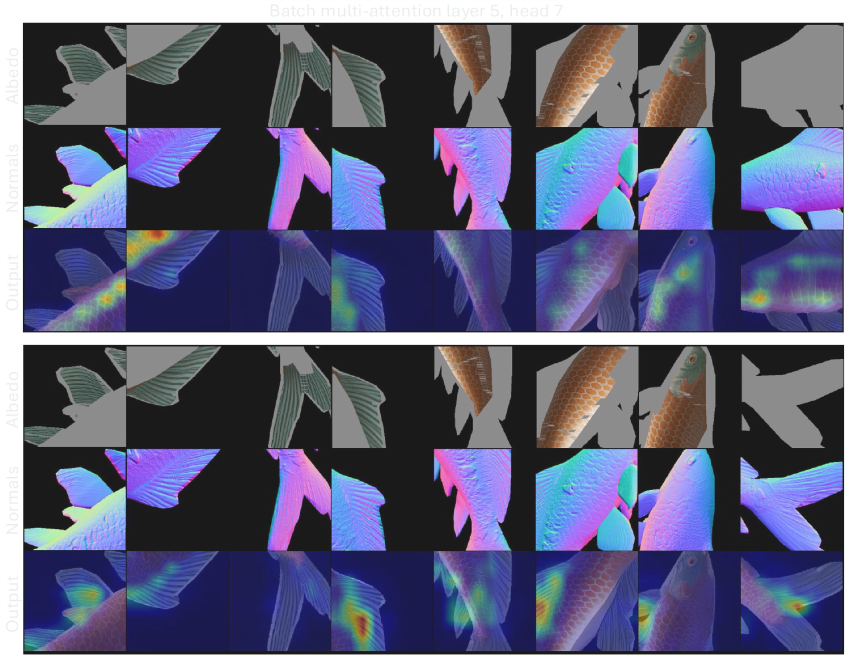
#> input picture assets/img/fig_attention_dark.png, 1700 x 1318 px, given in place of src_data.png, which was not available (shown at 1/2 size)
$ python crop_web.py
#> lines starting #> are read from the running program, lines starting #| are printed output that depends on the picture; after the words box and inside, x2 and y2 are one past the last pixel; in counts of white or black regions, pixels touching at a corner belong together; pictures that were not available may be replaced by others from this repository, and a replacement may not be noted
#!/usr/bin/env python3
"""Crop the exported slides to their drawn area and save web-resolution PNGs.

The slide is 20in wide and the artwork rarely fills it, so an uncropped export
is mostly empty ground. Colour is already correct from the deck, so nothing is
repainted here.
"""
import sys as _sys
# The interpreter matters here: /usr/bin/python3 shadows anaconda on this PATH
# and carries none of these. Without this check the import error is simply the
# last thing that happens - the output file is never written and a stale one is
# left behind looking like a fresh build.
try:
    import numpy, PIL, scipy          # noqa: F401
except ImportError:
    _sys.exit(__file__.split("/")[-1] + " needs numpy, PIL and scipy, and this "
              "interpreter (" + _sys.executable + ") has none.\n"
              "Run it with /Users/chenyuecai/opt/anaconda3/bin/python3.")

import numpy as np, os


from PIL import Image
from scipy import ndimage
Image.MAX_IMAGE_PIXELS = None

BG = np.array([13, 18, 14])
DST = os.environ.get("GLOSS_IMG_DST") or os.path.join(
    os.path.dirname(os.path.abspath(__file__)), "assets", "img")
MAX_W = 3200        # ~2.9x the 1120px column: sharp on retina, sane file size

INK = np.array([233, 238, 234])       # --ink


def knockout_glyph_plates(a):
    """Drop the white plate out from behind pasted LaTeX labels.

    The loss labels are pictures, not text, so the deck pass cannot reach them
    and they read as small white boxes on the dark ground. They are safe to
    identify precisely: a white island that encloses NEUTRAL dark marks and no
    colour at all, filling nearly all of its bounding box. A render or a mask
    tile always carries some colour, or no dark content, or is not a rectangle,
    so none of them match - which keeps the standing rule about not touching
    image content intact. The rectangle test also keeps the retoned step
    markers out: a plate fills 1.00 of its box, a disc 0.785.
    """
    lum = a.mean(axis=2)
    sat = a.max(axis=2) - a.min(axis=2)
    white = (lum >= 225) & (sat <= 26)
    lab, n = ndimage.label(white)
    if not n:
        return a, 0
    out = a.copy()
    hit = 0
    H, W = lum.shape
    PAD = 4
    for i, tight in enumerate(ndimage.find_objects(lab), start=1):
        comp = lab[tight] == i
        area = int(comp.sum())
        if not (600 <= area <= 60000):
            continue
        inner = ~comp
        if not inner.any():
            continue
        sub = a[tight]
        colour = float((sub.max(axis=2) - sub.min(axis=2))[inner].mean())
        dark = float((sub.mean(axis=2)[inner] < 120).mean())
        if colour >= 8 or dark <= 0.35:
            continue
        h, w = comp.shape
        if ndimage.binary_fill_holes(comp).sum() / float(w * h) < 0.92:
            continue

        # The plate's antialiased rim falls short of 225, so it sits OUTSIDE
        # the white component's own bounding box. Writing only within that box
        # leaves the rim behind as a grey border - invisible against white, a
        # drawn box against the page ground. Work in a padded window so the rim
        # is reachable at all.
        sl = (slice(max(tight[0].start - PAD, 0), min(tight[0].stop + PAD, H)),
              slice(max(tight[1].start - PAD, 0), min(tight[1].stop + PAD, W)))
        comp = lab[sl] == i
        sub = a[sl]
        region = ndimage.binary_fill_holes(comp)

        # Antialiased glyph edges need partial ink, and the rim sits at the
        # same mid luminance, so value cannot separate them - position can.
        # Glyph edges are interior; the rim is the boundary.
        k = np.clip((240 - lum[sl]) / 180.0, 0, 1)[..., None]
        core = ndimage.binary_erosion(region, np.ones((3, 3)), iterations=2)
        out[sl] = np.where(core[..., None], BG * (1 - k) + INK * k, out[sl])

        # Everything from just inside the boundary to just outside it goes to
        # the ground, but only where it is neutral: coloured pixels out there
        # belong to a neighbouring mark - the loss arrows touch these plates -
        # and keep their tips.
        outer = ndimage.binary_dilation(region, np.ones((3, 3)), iterations=PAD)
        neutral = (sub.max(axis=2) - sub.min(axis=2)) <= 40
        out[sl] = np.where(((outer & ~core) & neutral)[..., None], BG, out[sl])
        hit += 1
    return out, hit


def crop_and_save(src, name):
#> called with src = 'src_data.png', name = 'fig_data_slide.png'
    im = Image.open(src).convert("RGB")
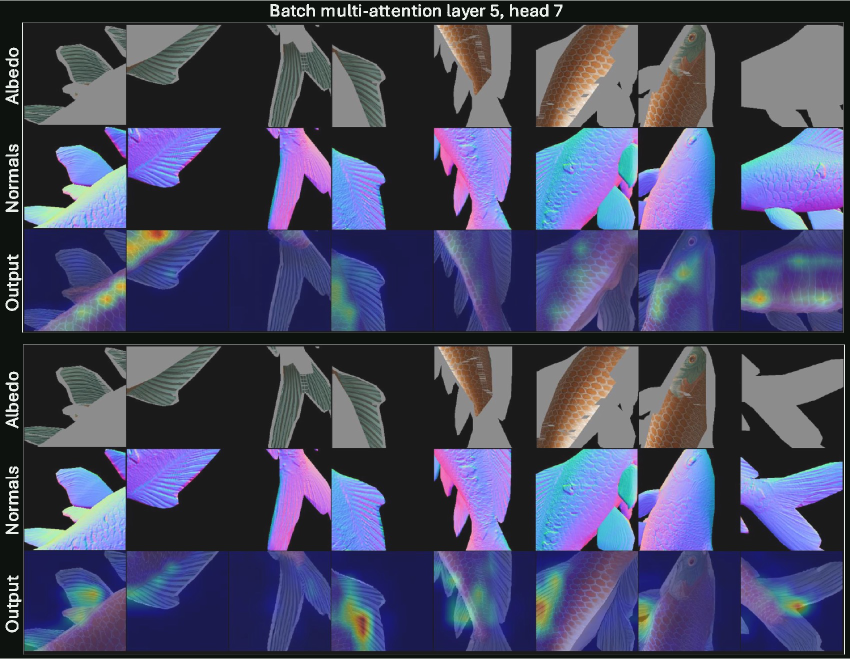
#> im: PIL image 1700x1318 RGB (shown at 1/2 size); mean R, G, B 70.9, 72.2, 99.9
    a = np.asarray(im).astype(np.int16)
    # Both the page ground and pure black count as empty: slide 21 sits its
    # grids on black, and treating that as content kept a large dead band.
    ink = (np.abs(a - BG).max(axis=2) > 14) & (a.max(axis=2) > 26)
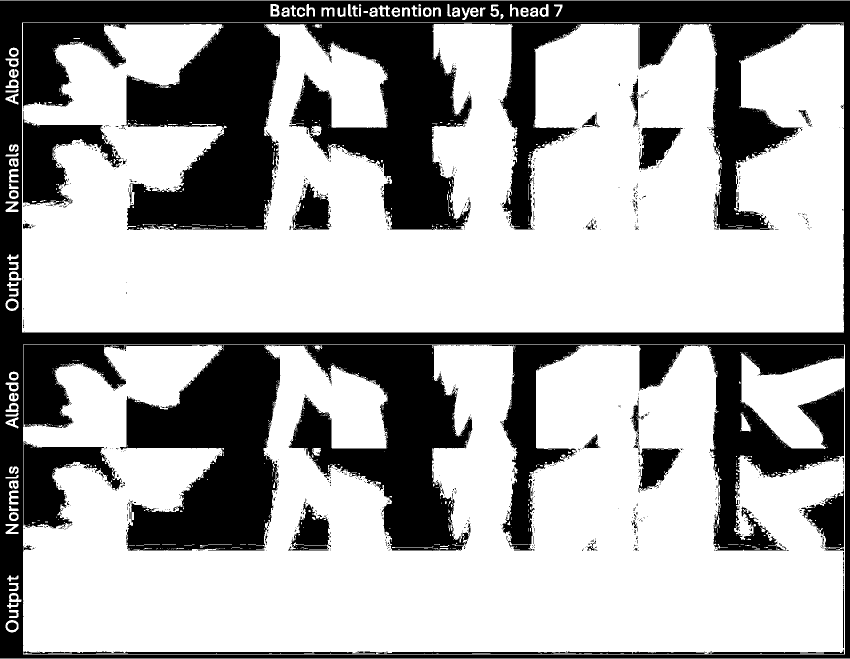
#> ink: shape (1318, 1700) bool (shown at 1/2 size); 66.7% white; 1280 black regions (1188 under 20 px), largest, box (x1, y1, x2, y2) and area: (46, 46, 1687, 460) 238936, (0, 1, 1700, 1317) 183432, (240, 690, 561, 1102) 83714

    # pdftoppm leaves a 1px grey page edge down the side of the render. It is
    # one pixel wide but full height, so as "ink" it pins the box to the whole
    # slide and the figure keeps a dead band under it. Eroding drops every
    # hairline; dilating back and intersecting with the original ink returns
    # the thin strokes that belong to real marks, which a density threshold
    # would trim instead - it was cutting the tail off "pred z0".
    solid = ndimage.binary_erosion(ink, np.ones((3, 3)))
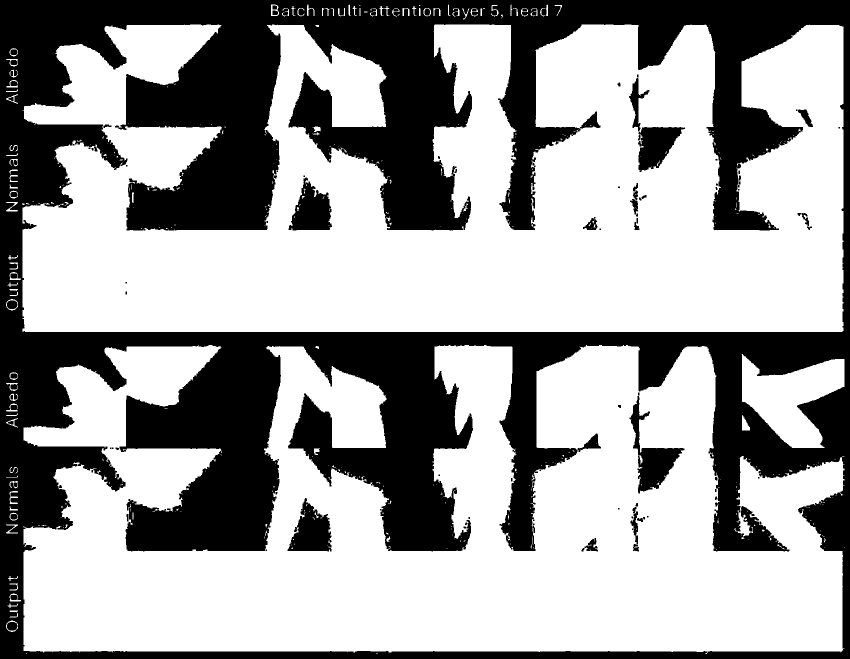
#> solid: shape (1318, 1700) bool (shown at 1/2 size); 63.2% white; 91 black regions (40 under 20 px), largest, box (x1, y1, x2, y2) and area: (0, 0, 1700, 1318) 794718, (1259, 792, 1369, 987) 6560, (575, 996, 663, 1103) 5651
    if solid.any():
        ink = ink & ndimage.binary_dilation(solid, np.ones((3, 3)), iterations=6)
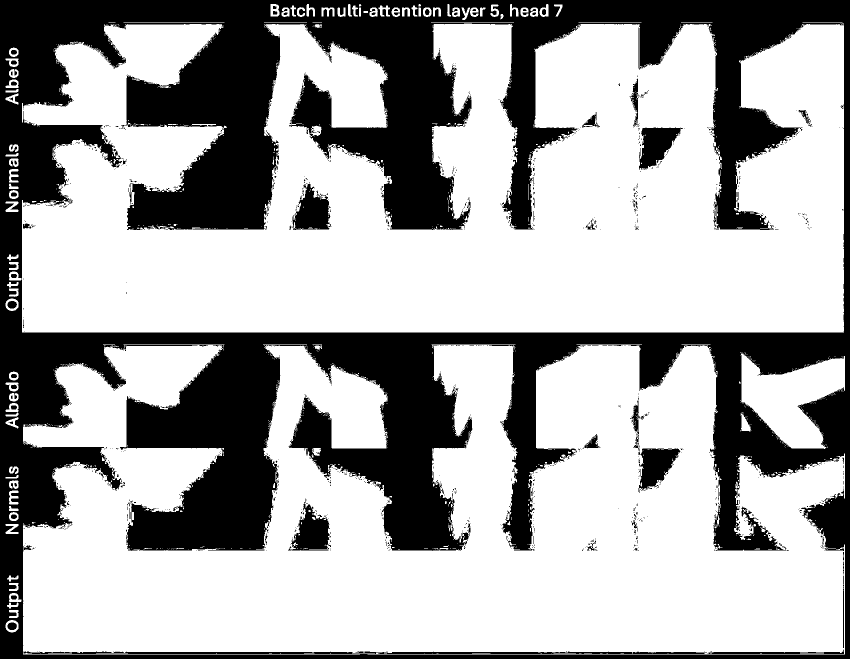
#> ink: shape (1318, 1700) bool (shown at 1/2 size); 66.3% white; 1270 black regions (1188 under 20 px), largest, box (x1, y1, x2, y2) and area: (0, 0, 1700, 1318) 720911, (47, 1303, 1414, 1308) 4951, (576, 999, 660, 1102) 4460
    ys, xs = np.where(ink)
    pad = 26
    box = (max(xs.min()-pad, 0), max(ys.min()-pad, 0),
           min(xs.max()+pad, a.shape[1]-1), min(ys.max()+pad, a.shape[0]-1))
#> box = (0, 0, 1699, 1317)
    im = im.crop((box[0], box[1], box[2]+1, box[3]+1))
    if im.size[0] > MAX_W:
        im = im.resize((MAX_W, round(MAX_W * im.size[1] / im.size[0])), Image.LANCZOS)
    arr, plates = knockout_glyph_plates(np.asarray(im).astype(np.float32))
#> in knockout_glyph_plates, `lum = a.mean(axis=2)`:
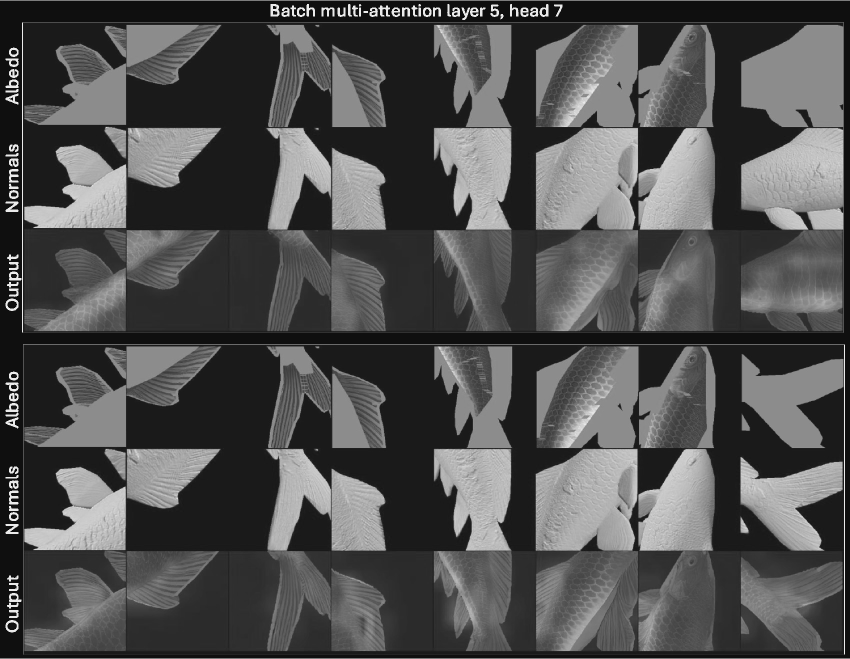
#> lum: shape (1318, 1700) float32 (shown at 1/2 size); min 15, max 242.3, mean 81
#> in knockout_glyph_plates, `sat = a.max(axis=2) - a.min(axis=2)`:
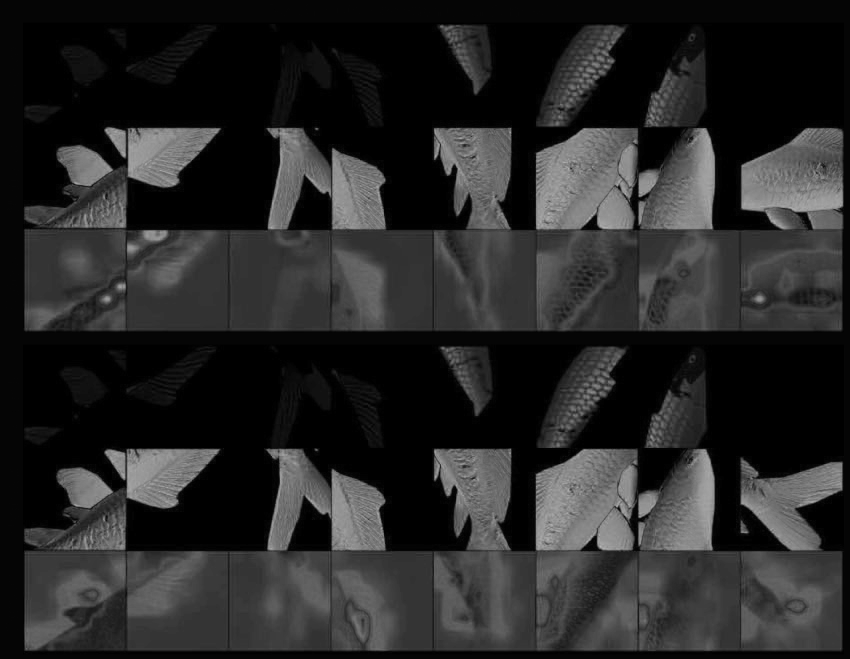
#> sat: shape (1318, 1700) float32 (shown at 1/2 size); min 0, max 193, mean 40.1
#> in knockout_glyph_plates, `white = (lum >= 225) & (sat <= 26)`: white: shape (1318, 1700) bool; 0.86% white; 103 white regions (27 under 20 px), largest, box (x1, y1, x2, y2) and area: (0, 0, 1700, 1) 1700, (0, 1317, 1700, 1318) 1700, (44, 45, 46, 665) 1240
#> in knockout_glyph_plates, `lab, n = ndimage.label(white)`:
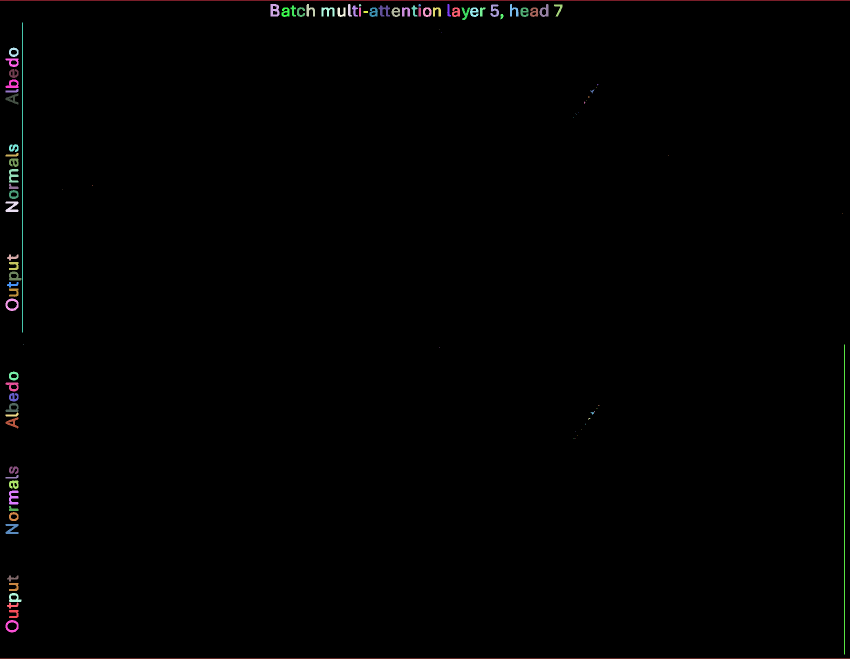
#> lab: shape (1318, 1700) int32 (shown at 1/2 size); 111 distinct labels, from 0 to 110; one colour per label, 0 black
#> in knockout_glyph_plates, `lab, n = ndimage.label(white)`: n = 110
#> the loop in knockout_glyph_plates, `for i, tight in enumerate(ndimage.find_objects(lab), start=1):` made 110 passes
#> area on passes 1, 2, 3, 4, 6, 7, 8, 9, 10, 11, 12, 13: 1700, 321, 221, 127, 21, 108, 208, 250, 242, 160, 122, 133
#> after the loop in knockout_glyph_plates, `for i, tight in enumerate(ndimage.find_objects(lab), start=1):`: hit = 0
#> plates = 0
    if plates:
        print(f"    ({plates} pasted label plate(s) knocked out)")
        im = Image.fromarray(arr.round().clip(0, 255).astype(np.uint8))
    out = os.path.join(DST, name)
    im.save(out, optimize=True)
    print(f"  {name:26s} {im.size}  {os.path.getsize(out)/1e6:.2f} MB")
#|   fig_data_slide.png         (1700, 1318)  1.89 MB

for src, name in [("src_data.png",  "fig_data_slide.png"),
                  ("src_model.png", "fig_model_slide.png"),
                  ("src_attn.png",  "fig_attention_slide.png")]:
    crop_and_save(src, name)
#> pass 2 of the loop `for src, name in [("src_data.png",  "fig_data_slide.png"),`:
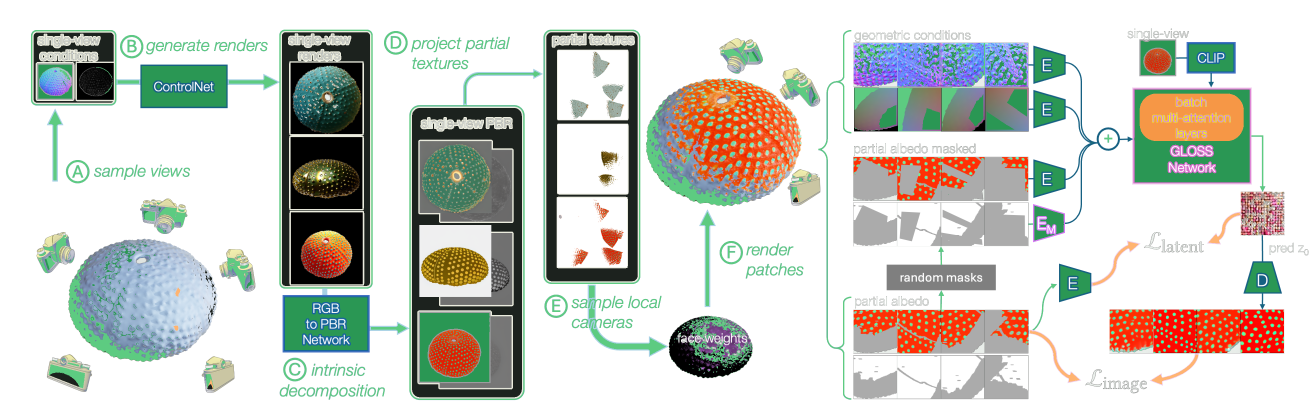
#> input picture assets/img/fig_data_dark.png, 3935 x 1204 px, given in place of src_model.png, which was not available (shown at 1/3 size)
#> a: shape (1204, 3935, 3) int16
#> solid: shape (1204, 3935) bool; 97.3% white; 100 black regions (35 under 20 px), largest, box (x1, y1, x2, y2) and area: (871, 411, 1088, 628) 35344, (872, 636, 1089, 853) 30184, (871, 187, 1088, 403) 18075
#> box = (0, 0, 3934, 1203)
#> lum: shape (979, 3200) float32
#> sat: shape (979, 3200) float32
#> white: shape (979, 3200) bool; 61.8% white; 411 black regions (122 under 20 px), largest, box (x1, y1, x2, y2) and area: (2081, 75, 3134, 941) 405959, (75, 72, 1324, 976) 225157, (1576, 190, 1956, 504) 92215
#> in knockout_glyph_plates (call 2), `lab, n = ndimage.label(white)`:
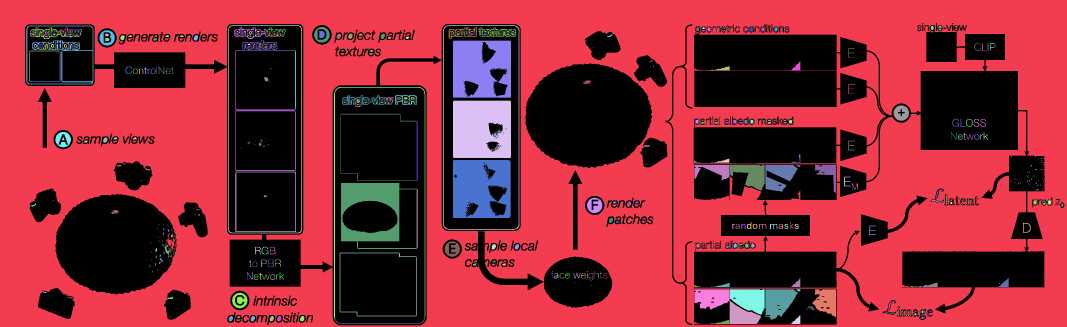
#> lab: shape (979, 3200) int32 (shown at 1/3 size); 2064 distinct labels, from 0 to 2063; one colour per label, 0 black
#> n = 2063
#> out: shape (979, 3200, 3) float32
#> the loop in knockout_glyph_plates (call 2), `for i, tight in enumerate(ndimage.find_objects(lab), start=1):` made 2063 passes
#> area on passes 1, 5, 30: 1734440, 21, 82
#> pass 3, in knockout_glyph_plates (call 2), `sub = a[tight]`:
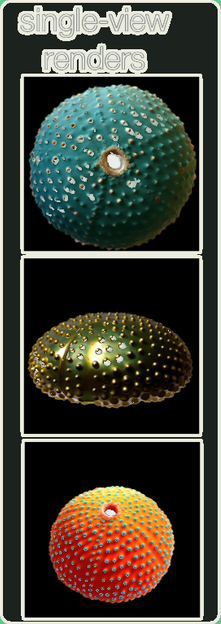
#> sub: shape (624, 221, 3) float32; mean of channels 0, 1, 2 68.3, 67.4, 56.7; drawn as R, G, B
#> after the loop in knockout_glyph_plates (call 2), `for i, tight in enumerate(ndimage.find_objects(lab), start=1):`: hit = 0
#|   fig_model_slide.png        (3200, 979)  1.65 MB
